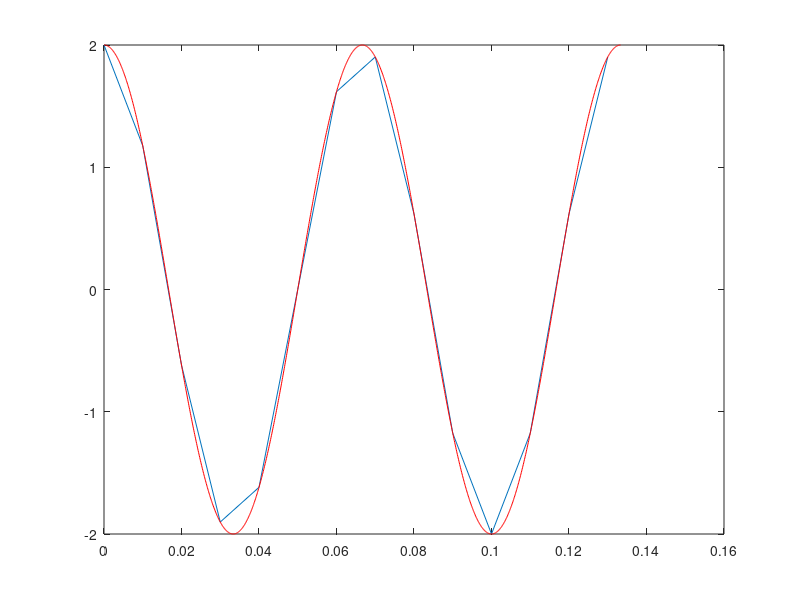
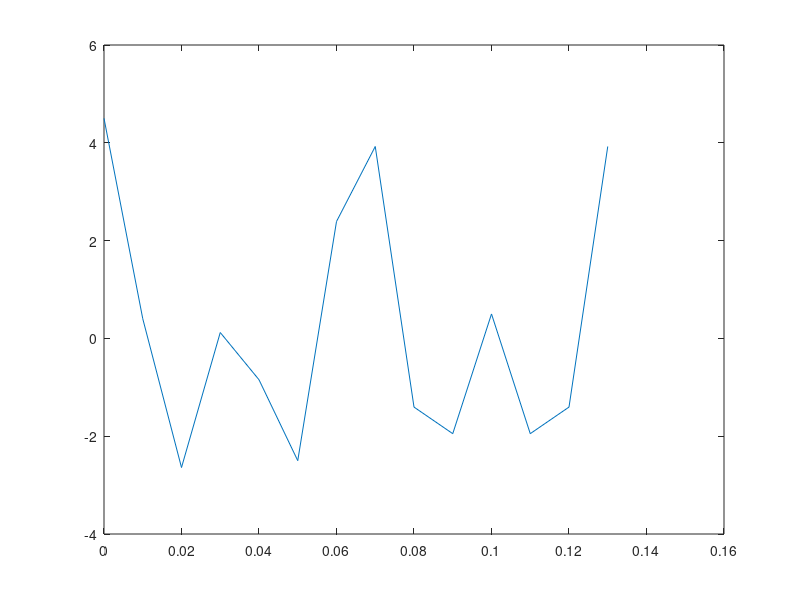
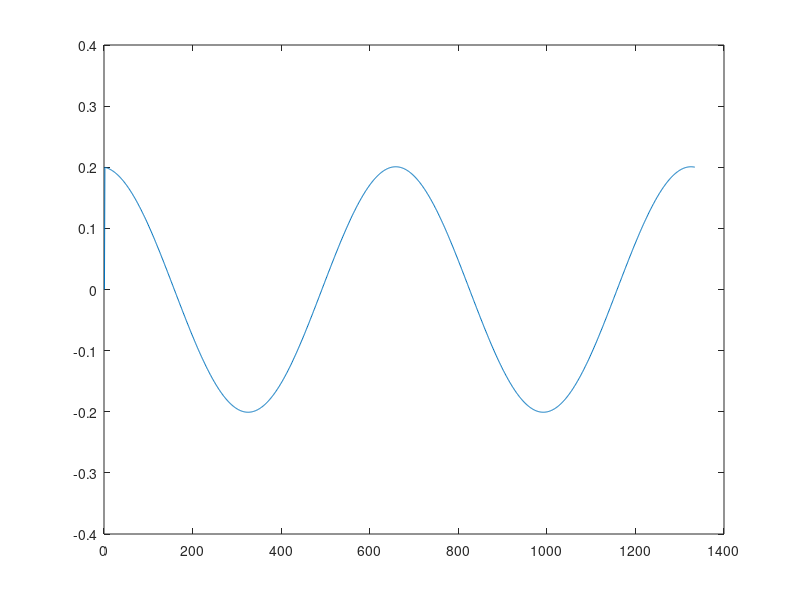
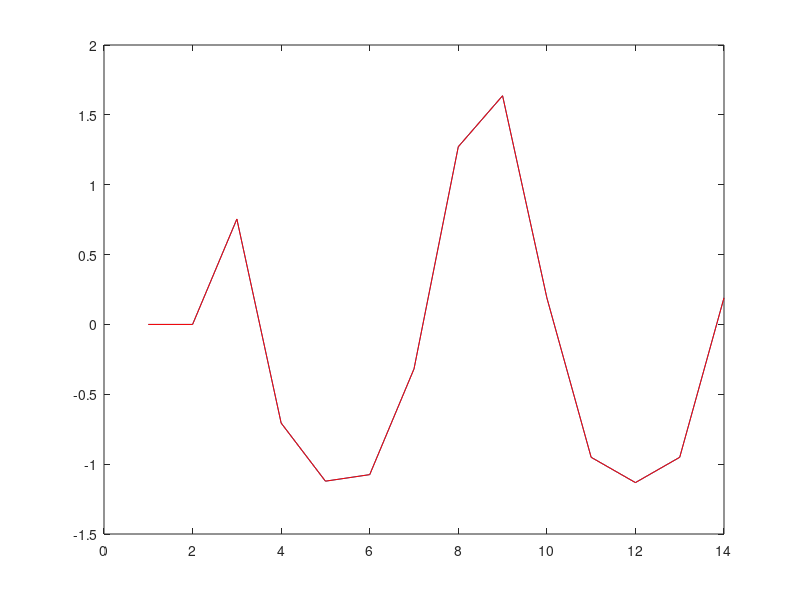

These charts were generated, in order, by the following MATLAB code: (Note: this script raises an error after producing the figures.)
% MAS500 Session 1
% Ch 2.12 Exercises


%%
% 1. Create a signal x1, where x1 = 2cos(2?15t).
% Make t a range large enough to show 2 repetitions of x1.
% Plot x1.
% What are the minimum and maximum values of x1 from the graph?

% 2 repetitions = 2*f = 2* 15 = 30
t = 0:0.01:(2*1/15);
x1 = 2*cos(2*pi*15*t);
figure(1)
plot(t,x1)

% create a more smooth plot, by increasing resolution of t
t = 0:0.0001:(2*1/15);
x1 = 2*cos(2*pi*15*t);
hold on; plot(t,x1,'r')

minimum = min(x1)
maximum = max(x1)

%%
% 2. Let x2 = x1 + 2.5cos(2?30t), and adjust t as needed.

common = gcd(15,30)
t = 0:0.01:(2*1/common);
x2 = 2*cos(2*pi*15*t) + 2.5*cos(2*pi*30*t);
figure(2)
plot(t,x2)

minimum = min(x2)
maximum = max(x2)

%%
% 4. Find y1[n] = x1[n] ? .9x1[n ? 1], using x1 from Exercise 3.
% Plot y1 (adjusting t as needed).

for n = 2:length(x1)
    y1(n) = x1(n) - 0.9*x1(n-1);
end
figure(4)
plot(y1)

%%
% 5. Create y2[n] to be the average of the current and previous two values 
% of x2[n].
% Plot y2.

for n = 3:length(x2)
    y2(n) = mean(x2([n,n-1,n-2]));
end
figure(5)
plot(y2)

% OR

for n=3:length(x2)
    y2(n) = (x2(n) + x2(n-1) + x2(n-2))/3;
end

hold on;
plot(y2,'r')

%% 
% 6. Create y3[n] = x2[n] ? y3[n ? 1].
% Plot y3.

y3(1) = 0;
for n = 2:length(x2)
    y3(n) = x2(n) - y3(n-1);
end
figure(6)
plot(y3)

%% 
% 7. Make a random function that returns an array of m pseudorandom 
% integers between a low and high value specified. Use the rand function in 
% your function, and call your solution myrand. Notice that myrand should 
% have three parameters: the size of the array to return (m), the lowest 
% integer value it should return, and the highest integer value it should 
% return.

lo = 0; hi = 100; n = 10;
test = round(rand(1,n)*(hi-lo)+lo);

result = myrand(lo,hi,n);

%%
% 8. With an array of 8 values between 0 and 99 (use myrand), write a 
% function to return the values in sorted order, from lowest to highest.

result = myrand(0,99,8);
sorted = sort(result)

%% Other Exercises
% 5. Using MATLAB, plot the sinusoid 2cos(2?1500t + ?/2), starting at 
% t = 0 seconds. Be sure to use enough points to make a smooth graph, and 
% only showa fewrepetitions.

fs = 1500;
t = 0:0.00001:(2*1/fs*2);
x = 2*cos(2*pi*1500*t + pi/2);
figure(8)
plot(t,x)

%% Other Exercises
% 8. The following MATLAB code should return the magnitudes and phases 
% for an array of complex numbers. The line marked problem actually has 
% two problems with it.


% a. The first problem is the ambiguity discussed in Chapter 1. Explain 
% what this problem is, and demonstrate it via examples.

%  % This function should return the magnitude and phase.
%     %
%     function [mag, phi] = my_function(y)
%     % input Y is an array of complex numbers
% 
%     yr = real(y);
%     yi = imag(y);
%     for i=1:length(yr)
%         phi(i) = atan(yi(i)/yr(i)); % problem
%         mag(i) = sqrt(yr(i)*yr(i)+yi(i)*yi(i));
%     end

% dividing by zero (the real part of the number = 0)?

% b. For the second problem, consider what happens when it processes the 
% following code, which makes it crash! What is the problem?

% it didn't crash?
